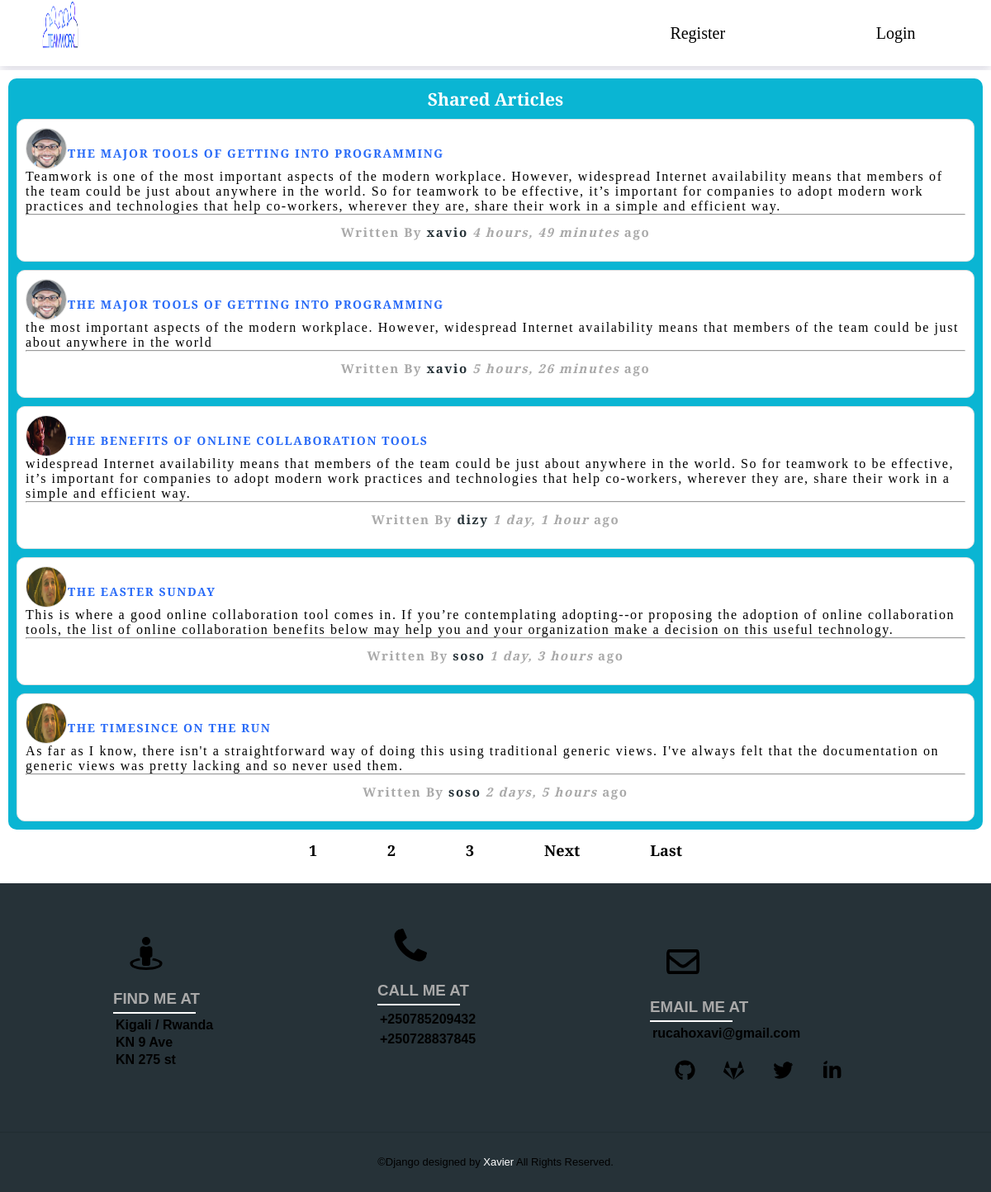
The page / on the database its author committed.
### workdjango/models.py (models this page shows, shortened)
class Post(models.Model):
    title = models.CharField(max_length=45)
    content = models.TextField()
    date_posted = models.DateTimeField(default=timezone.now)
    author = models.ForeignKey(User, on_delete=models.CASCADE)

### users/models.py (models this page shows, shortened)
class Profile(models.Model):
    user = models.OneToOneField(User, on_delete=models.CASCADE)
    image = models.ImageField(default='default.jpg', upload_to='profile_images')

### workdjango/views.py (the view)
# urls.py: path('', PostListView.as_view(), name='blog-home'),
class PostListView(ListView):
    model = Post
    template_name = 'workdjango/home.html'
    context_object_name = 'posts'
    ordering = ['-date_posted']
    paginate_by = 5

### workdjango/templates/workdjango/home.html (shortened to what this page needs)
 {% extends "workdjango/base.html" %}
{% block content %}
<div class="shared-article-page">
  <div class="shared-form">
   <h3>Shared Articles</h3>
 {% for post in posts %}
  <div class="info-card">
  <img class="profile"src="{{ post.author.profile.image.url }}"><br>
  <a href="{% url 'post-detail' post.id %}"><h4>{{ post.title }}</h4></a><br>
  <p>{{ post.content }}</p><br><hr>
  <div class="more">
  <h5 class="author">Written By <a href="{% url 'user-posts' post.author.username %}">{{ post.author }}</a>
    <i class="date">{{ post.date_posted|timesince }}</i> ago</h5>
</div>
</div>
{% endfor %}
</div>
<div class="pagination">
  {% if is_paginated %}
  {% for num in page_obj.paginator.page_range %}
    {% if page_obj.number == num %}
      <a href="?page={{ num }}">{{ num }}</a>
    {% elif num > page_obj.number|add:'-3' and num < page_obj.number|add:'3' %}
      <a href="?page={{ num }}">{{ num }}</a>
    {% endif %}
  {% endfor %}
  {% if page_obj.has_next %}
    <a href="?page={{ page_obj.next_page_number }}">Next</a>
    <a href="?page={{ page_obj.paginator.num_pages }}">Last</a>
  {% endif %}
{% endif %}
   </div>
</div>
{% endblock content %}

### workdjango/static/workdjango/nav.css (style rules this page uses)
:root { --primaryColor: rgb(40, 106, 247); --mainWhite: #ffffff; --mainGrey: #ececec; --mainBlack: #000000; --color-primary: #263238; --color-secondary: darkgrey; --mainSpacing: 0.1rem; --mainTransition: all .5s ease; }
* { margin: 0; padding: 0; box-sizing: border-box; }
body { font-family: 'Crimson Text'; font-size:18px; }

### workdjango/static/workdjango/home.css (style rules this page uses)
:root { --primaryColor: rgb(40, 106, 247); --mainWhite: #ffffff; --mainGrey: #ececec; --mainBlack: #000000; --color-primary: #263238; --color-secondary: darkgrey; --mainSpacing: 0.1rem; --mainTransition: all .5s ease; }
.shared-article-page { background: #ffffff; width: 55%; height:auto; margin-top: 30px; margin-left: auto; margin-right: auto; }
.shared-form { position: relative; z-index: 1; background: rgb(10, 181, 211); width: 100%; margin: 0 auto 100px; padding: 45px; text-align: center; box-sizing: border-box; float:left; border-radius: 10px; }
.shared-form img { width: 100%; height: 300px; border-radius: 10px; }
.shared-form h3 { color: var(--mainWhite); }
.info-card .more { height: 35px; }
a { text-decoration: none; color: var(--mainBlack); }
.shared-form .info-card { height: auto; box-sizing: border-box; padding: 45px 10px; width: 100%; text-align: center; padding: 10px 10px; background: var(--mainWhite); margin-top: 10px; border-radius: 10px; }
.info-card .profile { width: 50px; height: 50px; float: left; border-radius: 50%; }
.info-card h4 { font-size: 16px; text-transform: uppercase; color: var(--primaryColor); letter-spacing: var(--mainSpacing); float: left; margin-left: 10px; margin-top: -5px; }
.info-card p { text-align: left; letter-spacing: var(--mainSpacing); font-size: 16px; float: left; }
.info-card .author { color: var(--color-secondary); margin-left: 0; font-size: 15px; margin-bottom: 0px; margin-top:10px; letter-spacing: var(--mainSpacing); }
.info-card .author .date { font-size: 15px; color: var(--color-secondary); letter-spacing: var(--mainSpacing); }
@media only screen and (min-width: 300px) and (max-width: 1200px) { .shared-article-page { width:100%; margin-bottom: 0px; padding: 10px; margin-top: 5px; } }
@media only screen and (min-width: 300px) and (max-width: 1200px) { .shared-form { width: 100%; padding: 10px; margin-bottom: 5px; } }
@media only screen and (min-width: 300px) and (max-width: 1200px) { .info-card { width:100%; height: auto; } }
@media only screen and (min-width: 300px) and (max-width: 1200px) { .info-card .author { margin: auto; margin-bottom: 10px; margin-top: 10px; } }
@media only screen and (min-width: 300px) and (max-width: 1200px) { .info-card .author .date { margin: auto; text-align: center; } }
@media only screen and (min-width: 300px) and (max-width: 1200px) { .info-card h4 { font-size: 14px; text-transform: uppercase; color: var(--primaryColor); letter-spacing: var(--mainSpacing); text-align: center; margin-left: 1px; margin-top: 0px; } }

### workdjango/static/workdjango/logs.css (style rules this page uses)
:root { --primaryColor: rgb(40, 106, 247); --mainWhite: #ffffff; --mainGrey: #ececec; --color-primary: #263238; --color-secondary: darkgrey; --mainSpacing: 0.1rem; --mainTransition: all .5s ease; }
a { text-decoration: none; color: var(--color-primary); }

### workdjango/static/workdjango/write-article.css (style rules this page uses)
:root { --primaryColor: rgb(40, 106, 247); --mainWhite: #ffffff; --mainGrey: #ececec; --mainBlack: #000000; --color-primary: #263238; --color-secondary: darkgrey; --color-second: #5EC6FF; --mainSpacing: 0.1rem; --mainTransition: all .5s ease; }

### workdjango/static/workdjango/pagination.css (style rules this page uses)
:root { --primaryColor: rgb(40, 106, 247); --mainWhite: #ffffff; --mainGrey: #ececec; --mainBlack: #000000; --color-primary: #263238; --color-secondary: darkgrey; --mainSpacing: 0.1rem; --mainTransition: all .5s ease; }
.info-card { background: var(--mainWhite); width: 100%; height: auto; margin-top: 10px; border: 1px solid #e1e1e1; outline: 0; padding: 25px; }
.info-card img { width: 100px; height: 100px; border-radius: 10px; border: 1px solid #e1e1e1; }
.info-card h4 { color: var(--primaryColor); letter-spacing: var(--mainSpacing); }
.pagination { display: inline-block; width: 50%; margin-left: 25%; margin-bottom: 10px; display: flex; justify-content: space-evenly; }
.pagination a { color: black; float: left; font-weight: bold; padding: 8px 16px; text-decoration: none; }
@media only screen and (min-width: 300px) and (max-width: 1200px) { .info-card { width:100% } }

### rows shown on the page
Post: author.profile.image (picture), title "THE MAJOR TOOLS OF GETTING INTO PROGRAMMING", content "Teamwork is one of the most important aspects of the modern workplace. However, widespread Internet availability means that members of the team could be just about anywhere in the world. So for teamwork to be effective, it’s important for companies to adopt modern work practices and technologies that help co-workers, wherever they are, share their work in a simple and efficient way.", author "xavio", date_posted "4 hours, 49 minutes"
Post: author.profile.image (picture), title "THE MAJOR TOOLS OF GETTING INTO PROGRAMMING", content "the most important aspects of the modern workplace. However, widespread Internet availability means that members of the team could be just about anywhere in the world", author "xavio", date_posted "5 hours, 26 minutes"
Post: author.profile.image (picture), title "THE BENEFITS OF ONLINE COLLABORATION TOOLS", content "widespread Internet availability means that members of the team could be just about anywhere in the world. So for teamwork to be effective, it’s important for companies to adopt modern work practices and technologies that help co-workers, wherever they are, share their work in a simple and efficient way.", author "dizy", date_posted "1 day, 1 hour"
Post: author.profile.image (picture), title "THE EASTER SUNDAY", content "This is where a good online collaboration tool comes in. If you’re contemplating adopting--or proposing the adoption of online collaboration tools, the list of online collaboration benefits below may help you and your organization make a decision on this useful technology.", author "soso", date_posted "1 day, 3 hours"
Post: author.profile.image (picture), title "THE TIMESINCE ON THE RUN", content "As far as I know, there isn't a straightforward way of doing this using traditional generic views. I've always felt that the documentation on generic views was pretty lacking and so never used them.", author "soso", date_posted "2 days, 5 hours"

### other values the page prints
{{ num }} "1"
{{ num }} "2" "3"
